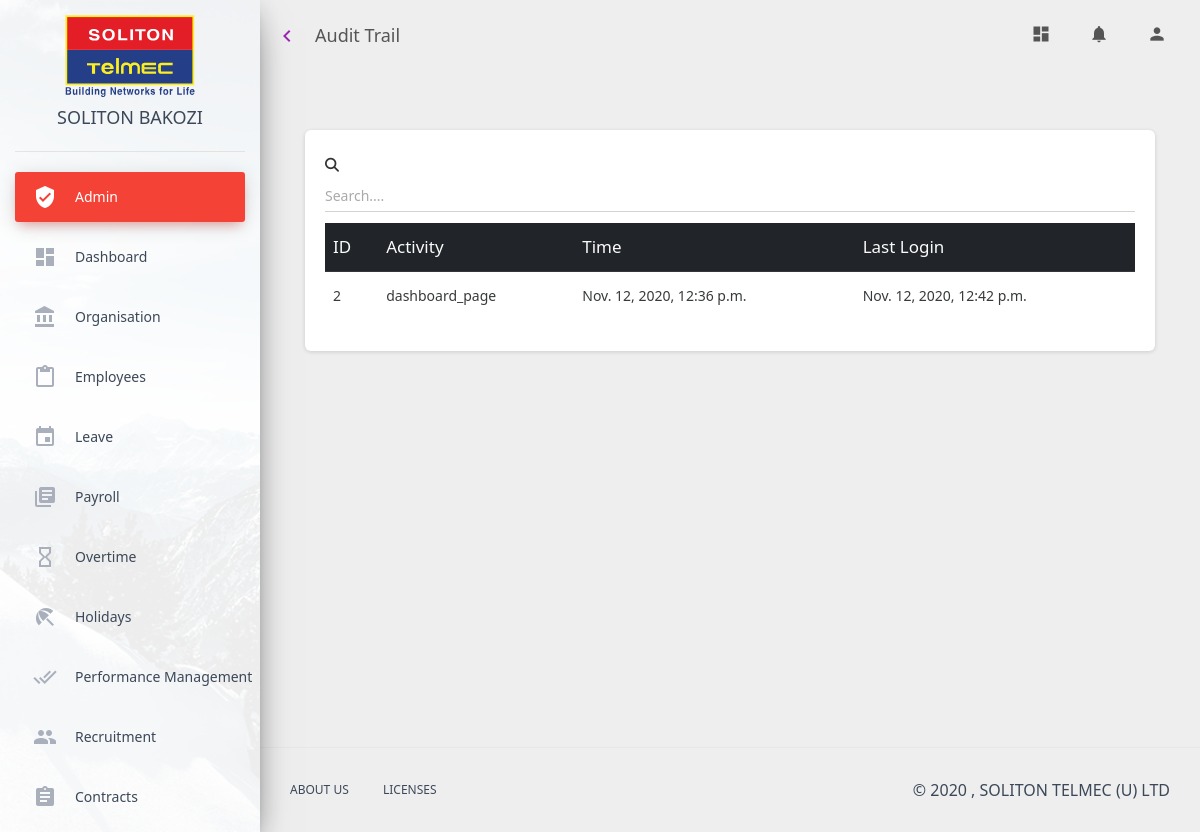
The page /ems_admin/user_audit_trail/2/ on the database its author committed.
### ems_admin/models.py (models this page shows, shortened)
class AuditTrail(models.Model):
    user = models.ForeignKey(User, on_delete=models.CASCADE)
    activity_name = models.CharField(max_length=100)
    created_at = models.DateTimeField(auto_now=True)

### ems_auth/models.py (models this page shows, shortened)
class User(AbstractBaseUser, PermissionsMixin):
    email = models.EmailField(unique=True)
    is_superuser = models.BooleanField(default=False)
    is_staff = models.BooleanField(default=False)
    is_active = models.BooleanField(default=True)
    is_hod = models.BooleanField(default=False)
    is_hr = models.BooleanField(max_length=10, default=False)
    is_cfo = models.BooleanField(default=False)
    is_ceo = models.BooleanField(default=False)
    is_supervisor = models.BooleanField(default=False)
    password_changed = models.BooleanField(default=False)
    USERNAME_FIELD = 'email'
    objects = UserManager()
    class Meta:
        unique_together = ['email']

### ems_admin/decorators.py (the view)
    def wrapper(request, **kw):
        try:
            user_id = request.user.id
            user = get_user(user_id)
            activity_name = function.__name__
            save_audit_trail(user, activity_name)
            return function(request, **kw)
        except User.DoesNotExist:
            return function(request, **kw)

### ems_admin/selectors.py (called while the page is built)
def get_user(id) -> User:
    user = User.objects.get(pk=id)
    return user

def get_recent_audit_trails(user_id):
    user = get_user(user_id)
    audit_trails = AuditTrail.objects.filter(user=user).order_by('-id')
    return audit_trails

### ems_admin/views.py (called while the page is built)
@log_activity
def user_audit_trail(request, user_id):
    audit_trails = get_recent_audit_trails(user_id)
    context = {
        "admin": "active",
        "audit_trails": audit_trails,
    }
    return render(request, "ems_admin/user_audit_trail.html", context)

### ems_admin/templates/ems_admin/user_audit_trail.html (shortened to what this page needs)
{% extends 'solitonems/base.html' %}
{% block page_title %}
Audit Trail
{% endblock %}
{% block content %}
<div class="content">
    <div class="container-fluid">
        <div class="col-md-12">
            <div class="card">
                <div class="card-body">
                    <div class="table-responsive">
                        <div class="form-group ">
                            <i class="fas fa-search " aria-hidden="true"></i>
                            <input id="search_input" type="text" class="form-control" placeholder="Search....">
                        </div>
                        <table class="table table-hover">
                            <thead class="thead-dark">
                            <th>ID</th>
                            <th>Activity</th>
                            <th>Time</th>
                            <th>Last Login</th>
                            </thead>
                            <tbody id="audit_trail">
                            {% for audit_trail in audit_trails %}
                            <tr>
                                <td>{{audit_trail.id}}</td>
                                <td>{{audit_trail.activity_name}}</td>
                                <td>{{audit_trail.created_at}}</td>
                                <td>{{audit_trail.user.last_login}}</td>
                            </tr>
                            {% endfor %}
                            </tbody>
                        </table>
                    </div>
                </div>
            </div>
        </div>
    </div>
</div>
{%endblock content%}

### rows shown on the page
AuditTrail: id "2", activity_name "dashboard_page", created_at "Nov. 12, 2020, 12:36 p.m.", user.last_login "Nov. 12, 2020, 12:42 p.m."
